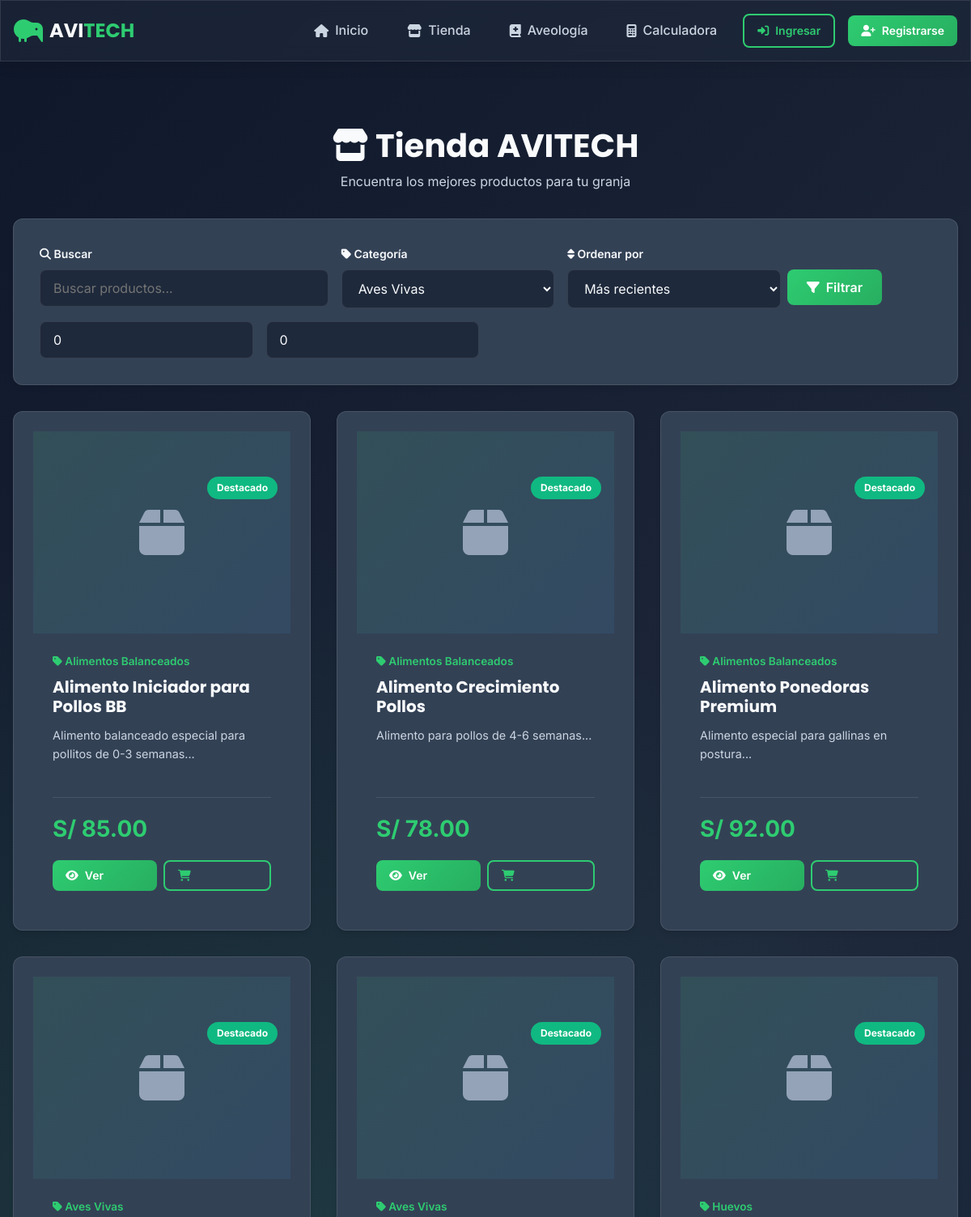
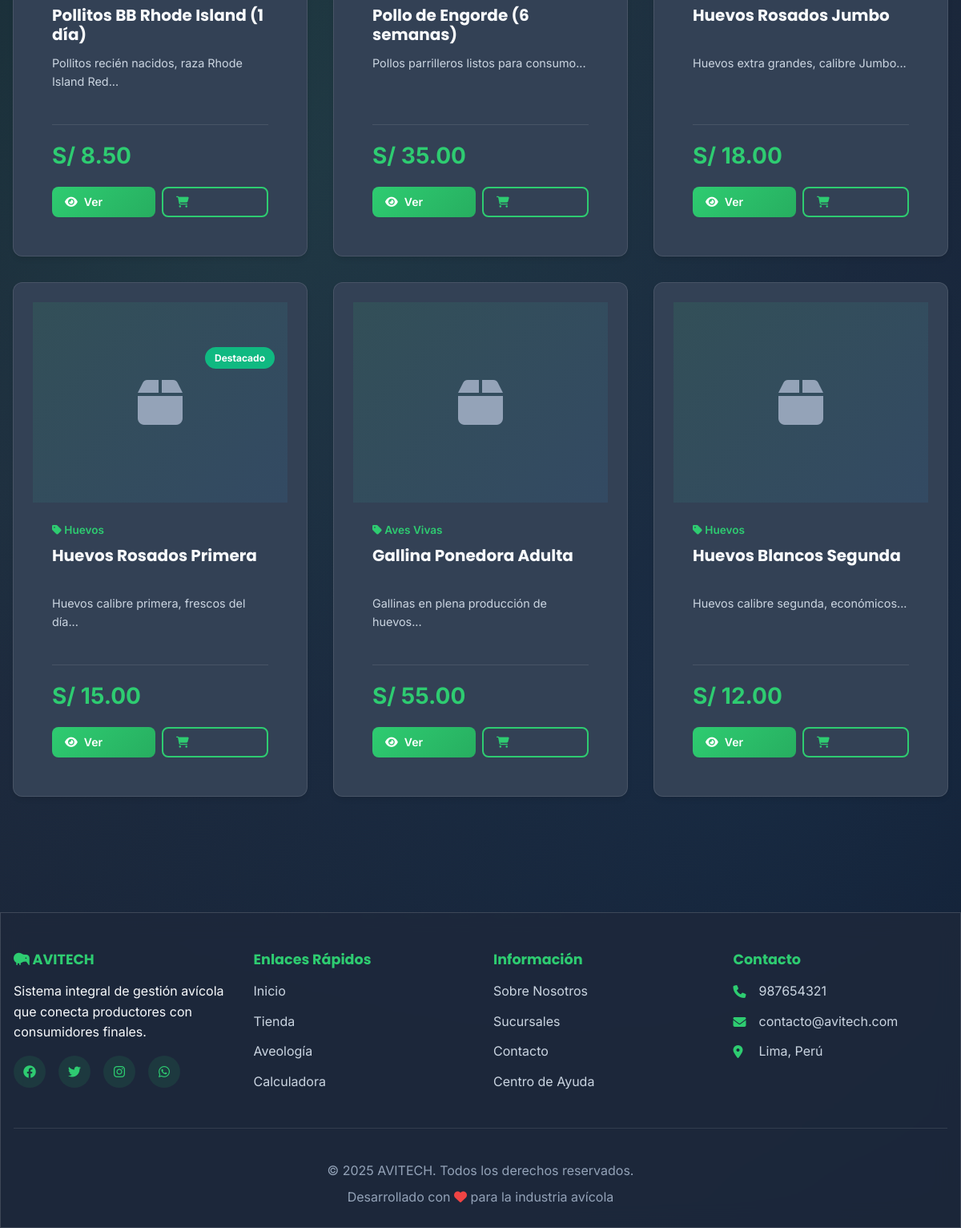
Page /tienda?categoria=2 on the committed database (2 pictures, top to bottom).
### tables this page shows
CREATE TABLE productos (
    id_producto INT AUTO_INCREMENT PRIMARY KEY,
    id_categoria_producto INT NOT NULL,
    codigo_producto VARCHAR(50) UNIQUE,
    nombre_producto VARCHAR(255) NOT NULL,
    slug VARCHAR(255) NOT NULL UNIQUE,
    descripcion_corta TEXT,
    descripcion_larga LONGTEXT,
    precio_unitario DECIMAL(10,2) NOT NULL,
    precio_oferta DECIMAL(10,2),
    unidad_medida ENUM('unidad', 'kg', 'lb', 'docena', 'caja', 'saco') DEFAULT 'unidad',
    peso_gramos DECIMAL(8,2),
    stock_total INT DEFAULT 0 COMMENT 'Stock total en granja central',
    stock_minimo INT DEFAULT 5,
    requiere_refrigeracion TINYINT(1) DEFAULT 0,
    dias_frescura INT COMMENT 'Días de vida útil del producto',
    destacado TINYINT(1) DEFAULT 0,
    activo TINYINT(1) DEFAULT 1,
    fecha_creacion TIMESTAMP DEFAULT CURRENT_TIMESTAMP,
    fecha_actualizacion TIMESTAMP DEFAULT CURRENT_TIMESTAMP ON UPDATE CURRENT_TIMESTAMP,
    FOREIGN KEY (id_categoria_producto) REFERENCES categorias_producto(id_categoria_producto),
    INDEX idx_categoria (id_categoria_producto),
    INDEX idx_slug (slug),
    INDEX idx_destacado (destacado),
    INDEX idx_activo (activo),
    FULLTEXT KEY ft_productos (nombre_producto, descripcion_corta)
);

CREATE TABLE categorias_producto (
    id_categoria_producto INT AUTO_INCREMENT PRIMARY KEY,
    nombre_categoria VARCHAR(100) NOT NULL UNIQUE,
    slug VARCHAR(100) NOT NULL UNIQUE,
    descripcion TEXT,
    icono VARCHAR(50),
    imagen VARCHAR(255),
    parent_id INT DEFAULT NULL COMMENT 'Para subcategorías',
    orden INT DEFAULT 0,
    activo TINYINT(1) DEFAULT 1,
    fecha_creacion TIMESTAMP DEFAULT CURRENT_TIMESTAMP,
    FOREIGN KEY (parent_id) REFERENCES categorias_producto(id_categoria_producto) ON DELETE SET NULL,
    INDEX idx_parent (parent_id),
    INDEX idx_slug (slug)
);

### controllers/TiendaController.php (called while the page is built, shortened)
<?php
require_once ROOT_PATH . '/core/Controller.php';
require_once ROOT_PATH . '/models/Producto.php';
class TiendaController extends Controller
{
    private $productoModel;
    public function __construct()
    {
        $this->productoModel = new Producto($this->db);
    }
    public function index()
    {
        $busqueda = $this->sanitize($_GET['q'] ?? '');
        $categoria = intval($_GET['categoria'] ?? 0);
        $ordenar = $this->sanitize($_GET['orden'] ?? 'recientes');
        $precioMin = floatval($_GET['precio_min'] ?? 0);
        $precioMax = floatval($_GET['precio_max'] ?? 0);
        $filtros = [];
        if ($categoria > 0) {
            $filtros['id_categoria'] = $categoria;
        }
        $order = match ($ordenar) {
            'precio_asc' => 'precio_unitario ASC',
            'precio_desc' => 'precio_unitario DESC',
            'nombre' => 'nombre_producto ASC',
            default => 'p.fecha_creacion DESC'
        };
        $filtros['order'] = $order;
        $productos = $this->productoModel->getAll($filtros, 12);
        $categorias = $this->productoModel->getCategorias();
        $data = [
            'title' => 'Tienda - ' . APP_NAME,
            'productos' => $productos,
            'categorias' => $categorias,
            'filtros_actuales' => [
                'busqueda' => $busqueda,
                'categoria' => $categoria,
                'orden' => $ordenar,
                'precio_min' => $precioMin,
                'precio_max' => $precioMax
            ]
        ];
        $this->view('tienda/index', $data);
    }
}

### core/Database.php (called while the page is built, shortened)
<?php
class Database
{
    private static $instance = null;
    private $connection;
    private function __construct()
    {
        try {
            $dsn = "mysql:host=" . DB_HOST . ";dbname=" . DB_NAME . ";charset=" . DB_CHARSET;
            $options = [
                PDO::ATTR_ERRMODE => PDO::ERRMODE_EXCEPTION,
                PDO::ATTR_DEFAULT_FETCH_MODE => PDO::FETCH_ASSOC,
                PDO::ATTR_EMULATE_PREPARES => false,
                PDO::MYSQL_ATTR_INIT_COMMAND => "SET NAMES " . DB_CHARSET
            ];
            $this->connection = new PDO($dsn, DB_USER, DB_PASS, $options);
        } catch (PDOException $e) {
            die("Error de conexión: " . $e->getMessage());
        }
    }
    public static function getInstance()
    {
        if (self::$instance === null) {
            self::$instance = new self();
        }
        return self::$instance;
    }
    public function getConnection()
    {
        return $this->connection;
    }
}

### models/Producto.php (called while the page is built, shortened)
<?php
class Producto
{
    private $db;
    private $table = 'productos';
    public function __construct($db)
    {
        $this->db = $db;
    }
    public function getAll($filters = [], $limit = 12, $offset = 0)
    {
        $query = "SELECT p.*, cp.nombre_categoria, cp.slug as categoria_slug,
                  (SELECT url_imagen FROM imagenes_producto WHERE id_producto = p.id_producto AND es_principal = 1 LIMIT 1) as imagen_principal
                  FROM {$this->table} p
                  INNER JOIN categorias_producto cp ON p.id_categoria_producto = cp.id_categoria_producto
                  WHERE p.activo = 1";
        $params = [];
        $query .= " ORDER BY p.destacado DESC, p.fecha_creacion DESC LIMIT :limit OFFSET :offset";
        $stmt = $this->db->prepare($query);
        $stmt->bindValue(':limit', $limit, PDO::PARAM_INT);
        $stmt->bindValue(':offset', $offset, PDO::PARAM_INT);
        $stmt->execute();
        return $stmt->fetchAll();
    }
    public function getCategorias()
    {
        $query = "SELECT * FROM categorias_producto ORDER BY nombre_categoria";
        $stmt = $this->db->prepare($query);
        $stmt->execute();
        return $stmt->fetchAll();
    }
}

### views/tienda/index.php (the view, shortened to what this page needs)
<?php require_once ROOT_PATH . '/views/layouts/header.php'; ?>
<div class="container">
    <div class="shop-header">
        <h1><i class="fas fa-store"></i> Tienda AVITECH</h1>
        <p class="text-secondary">Encuentra los mejores productos para tu granja</p>
    </div>
    <div class="shop-filters glass card">
        <form method="GET" action="<?php echo APP_URL; ?>/tienda" class="filter-form">
            <div class="row">
                <div class="col-4">
                    <div class="form-group">
                        <label><i class="fas fa-search"></i> Buscar</label>
                        <input type="text" name="q" class="form-control" placeholder="Buscar productos..."
                            value="<?php echo htmlspecialchars($filtros_actuales['busqueda']); ?>">
                    </div>
                </div>
                <div class="col-3">
                    <div class="form-group">
                        <label><i class="fas fa-tag"></i> Categoría</label>
                        <select name="categoria" class="form-control">
                            <?php foreach ($categorias as $cat): ?>
                                <option value="<?php echo $cat['id_categoria_producto']; ?>"
                                    <?php echo $filtros_actuales['categoria'] == $cat['id_categoria_producto'] ? 'selected' : ''; ?>>
                                    <?php echo htmlspecialchars($cat['nombre_categoria']); ?>
                                </option>
                            <?php endforeach; ?>
                        </select>
                    </div>
                </div>
                <div class="col-3">
                    <div class="form-group">
                        <label><i class="fas fa-sort"></i> Ordenar por</label>
                        <select name="orden" class="form-control">
                            <option value="recientes" <?php echo $filtros_actuales['orden'] == 'recientes' ? 'selected' : ''; ?>>Más recientes</option>
                        </select>
                    </div>
                </div>
                <div class="col-2">
                    <div class="form-group">
                        <label>&nbsp;</label>
                        <button type="submit" class="btn btn-primary w-full">
                            <i class="fas fa-filter"></i> Filtrar
                        </button>
                    </div>
                </div>
            </div>
            <div class="row mt-2">
                <div class="col-3">
                    <input type="number" name="precio_min" class="form-control" placeholder="Precio mínimo"
                        value="<?php echo $filtros_actuales['precio_min']; ?>" step="0.01">
                </div>
                <div class="col-3">
                    <input type="number" name="precio_max" class="form-control" placeholder="Precio máximo"
                        value="<?php echo $filtros_actuales['precio_max']; ?>" step="0.01">
                </div>
            </div>
        </form>
    </div>
    <?php if (!empty($productos)): ?>
        <div class="products-grid">
            <?php foreach ($productos as $producto): ?>
                <div class="product-card glass card animate-on-scroll">
                    <div class="product-image">
                        <?php if ($producto['imagen_principal']): ?>
                            <img src="<?php echo APP_URL . '/uploads/' . $producto['imagen_principal']; ?>"
                                alt="<?php echo htmlspecialchars($producto['nombre_producto']); ?>">
                        <?php else: ?>
                            <div class="no-image">
                                <i class="fas fa-box"></i>
                            </div>
                        <?php endif; ?>
                        <?php if ($producto['destacado']): ?>
                            <span class="badge badge-success product-badge" style="top: 3.5rem;">Destacado</span>
                        <?php endif; ?>
                    </div>
                    <div class="product-body">
                        <div class="product-category">
                            <i class="fas fa-tag"></i> <?php echo htmlspecialchars($producto['nombre_categoria']); ?>
                        </div>
                        <h3 class="product-title">
                            <a href="<?php echo APP_URL . '/tienda/detalle/' . $producto['slug']; ?>">
                                <?php echo htmlspecialchars($producto['nombre_producto']); ?>
                            </a>
                        </h3>
                        <p class="product-description">
                            <?php echo htmlspecialchars(substr($producto['descripcion_corta'] ?? 'Producto de calidad premium', 0, 100)) . '...'; ?>
                        </p>
                        <div class="product-footer">
                            <div class="product-price">
                                <?php if ($producto['precio_oferta']): ?>
                                    <span class="price-old">S/ <?php echo number_format($producto['precio_unitario'], 2); ?></span>
                                    <span class="price-current">S/ <?php echo number_format($producto['precio_oferta'], 2); ?></span>
                                    <span class="discount-badge">
                                        -<?php echo round((($producto['precio_unitario'] - $producto['precio_oferta']) / $producto['precio_unitario']) * 100); ?>%
                                    </span>
                                <?php else: ?>
                                    <span class="price-current">S/ <?php echo number_format($producto['precio_unitario'], 2); ?></span>
                                <?php endif; ?>
                            </div>
                            <div class="product-actions">
                                <a href="<?php echo APP_URL . '/tienda/detalle/' . $producto['slug']; ?>"
                                    class="btn btn-primary btn-sm">
                                    <i class="fas fa-eye"></i> Ver
                                </a>
                                <button class="btn btn-outline btn-sm add-to-cart"
                                    data-id="<?php echo $producto['id_producto']; ?>">
                                    <i class="fas fa-shopping-cart"></i>
                                </button>
                            </div>
                        </div>
                    </div>
                </div>
            <?php endforeach; ?>
        </div>
    <?php endif; ?>
</div>
<?php require_once ROOT_PATH . '/views/layouts/footer.php'; ?>

### public/css/style.css (style rules this page uses)
:root { --color-primary: #2ecc71; --color-primary-dark: #27ae60; --color-primary-light: #58d68d; --color-secondary: #3498db; --color-secondary-dark: #2980b9; --color-secondary-light: #5dade2; --color-accent: #f39c12; --color-accent-dark: #e67e22; --color-bg-main: #0f172a; --color-bg-secondary: #1e293b; --color-bg-card: #334155; --color-bg-glass: rgba(30, 41, 59, 0.7); --color-text-primary: #f8fafc; --color-text-secondary: #cbd5e1; --color-text-muted: #94a3b8; --color-success: #10b981; --color-danger: #ef4444; --color-warning: #f59e0b; --color-info: #3b82f6; --shadow-sm: 0 1px 2px 0 rgb(0 0 0 / 0.05); --shadow-md: 0 4px 6px -1px rgb(0 0 0 / 0.1); --shadow-lg: 0 10px 15px -3px rgb(0 0 0 / 0.1); --shadow-xl: 0 20px 25px -5px rgb(0 0 0 / 0.1); --shadow-glow: 0 0 20px rgba(46, 204, 113, 0.3); --radius-sm: 0.375rem; --radius-md: 0.5rem; --radius-lg: 0.75rem; --radius-xl: 1rem; --radius-full: 9999px; --transition-fast: 0.15s ease-in-out; --transition-base: 0.3s ease-in-out; --transition-slow: 0.5s ease-in-out; --font-main: 'Inter', -apple-system, BlinkMacSystemFont, 'Segoe UI', sans-serif; --font-heading: 'Poppins', sans-serif; }
* { margin: 0; padding: 0; box-sizing: border-box; }
html { font-size: 16px; scroll-behavior: smooth; }
body { font-family: var(--font-main); background: var(--color-bg-main); color: var(--color-text-primary); line-height: 1.6; overflow-x: hidden; min-height: 100vh; }
body::before { content: ''; position: fixed; top: 0; left: 0; width: 100%; height: 100%; background: linear-gradient(135deg, var(--color-bg-main) 0%, var(--color-bg-secondary) 50%, var(--color-bg-main) 100% ); z-index: -2; }
body::after { content: ''; position: fixed; top: 0; left: 0; width: 100%; height: 100%; background-image: radial-gradient(circle at 20% 50%, rgba(46, 204, 113, 0.1) 0%, transparent 50%), radial-gradient(circle at 80% 80%, rgba(52, 152, 219, 0.1) 0%, transparent 50%); z-index: -1; }
h1, h2, h3, h4, h5, h6 { font-family: var(--font-heading); font-weight: 700; line-height: 1.2; margin-bottom: 1rem; }
h1 { font-size: 2.5rem; }
h3 { font-size: 1.75rem; }
p { margin-bottom: 1rem; }
a { color: var(--color-primary); text-decoration: none; transition: color var(--transition-base); }
.container { width: 100%; max-width: 1200px; margin: 0 auto; padding: 0 1rem; }
.glass { background: var(--color-bg-glass); backdrop-filter: blur(10px); -webkit-backdrop-filter: blur(10px); border: 1px solid rgba(255, 255, 255, 0.1); box-shadow: var(--shadow-lg); }
.card { background: var(--color-bg-card); border-radius: var(--radius-lg); padding: 1.5rem; box-shadow: var(--shadow-md); transition: all var(--transition-base); }
.btn { display: inline-flex; align-items: center; gap: 0.5rem; padding: 0.75rem 1.5rem; font-family: var(--font-main); font-size: 1rem; font-weight: 600; text-align: center; border: none; border-radius: var(--radius-md); cursor: pointer; transition: all var(--transition-base); text-decoration: none; white-space: nowrap; }
.btn-primary { background: linear-gradient(135deg, var(--color-primary), var(--color-primary-dark)); color: white; }
.btn-outline { background: transparent; border: 2px solid var(--color-primary); color: var(--color-primary); }
.btn-sm { padding: 0.5rem 1rem; font-size: 0.875rem; }
.form-group { margin-bottom: 1.5rem; }
.form-control { width: 100%; padding: 0.75rem 1rem; font-family: var(--font-main); font-size: 1rem; background: var(--color-bg-secondary); border: 1px solid rgba(255, 255, 255, 0.1); border-radius: var(--radius-md); color: var(--color-text-primary); transition: all var(--transition-base); }
select.form-control { cursor: pointer; }
.row { display: flex; flex-wrap: wrap; margin: 0 -0.5rem; }
.col-4 { flex: 0 0 33.333%; max-width: 33.333%; padding: 0 0.5rem; }
.col-3 { flex: 0 0 25%; max-width: 25%; padding: 0 0.5rem; }
.text-secondary { color: var(--color-text-secondary); }
.mt-2 { margin-top: 1rem; }
.badge { display: inline-block; padding: 0.25rem 0.75rem; font-size: 0.875rem; font-weight: 600; border-radius: var(--radius-full); }
.badge-success { background: var(--color-success); color: white; }
.fade-in { animation: fadeIn 0.5s ease-out; }

### rows in the picture
productos: destacado "Destacado", id_categoria_producto.nombre_categoria "Alimentos Balanceados", nombre_producto "Alimento Iniciador para Pollos BB", descripcion_corta "Alimento balanceado especial para pollitos de 0-3 semanas", precio_unitario "85.00"
productos: destacado "Destacado", id_categoria_producto.nombre_categoria "Alimentos Balanceados", nombre_producto "Alimento Crecimiento Pollos", descripcion_corta "Alimento para pollos de 4-6 semanas", precio_unitario "78.00"
productos: destacado "Destacado", id_categoria_producto.nombre_categoria "Alimentos Balanceados", nombre_producto "Alimento Ponedoras Premium", descripcion_corta "Alimento especial para gallinas en postura", precio_unitario "92.00"
productos: destacado "Destacado", id_categoria_producto.nombre_categoria "Aves Vivas", nombre_producto "Pollitos BB Rhode Island (1 día)", descripcion_corta "Pollitos recién nacidos, raza Rhode Island Red", precio_unitario "8.50"
productos: destacado "Destacado", id_categoria_producto.nombre_categoria "Aves Vivas", nombre_producto "Pollo de Engorde (6 semanas)", descripcion_corta "Pollos parrilleros listos para consumo", precio_unitario "35.00"
productos: destacado "Destacado", id_categoria_producto.nombre_categoria "Huevos", nombre_producto "Huevos Rosados Jumbo", descripcion_corta "Huevos extra grandes, calibre Jumbo", precio_unitario "18.00"
productos: destacado "Destacado", id_categoria_producto.nombre_categoria "Huevos", nombre_producto "Huevos Rosados Primera", descripcion_corta "Huevos calibre primera, frescos del día", precio_unitario "15.00"
productos: id_categoria_producto.nombre_categoria "Aves Vivas", nombre_producto "Gallina Ponedora Adulta", descripcion_corta "Gallinas en plena producción de huevos", precio_unitario "55.00"
productos: id_categoria_producto.nombre_categoria "Huevos", nombre_producto "Huevos Blancos Segunda", descripcion_corta "Huevos calibre segunda, económicos", precio_unitario "12.00"

### other values in the picture
form field categoria "Aves Vivas"
